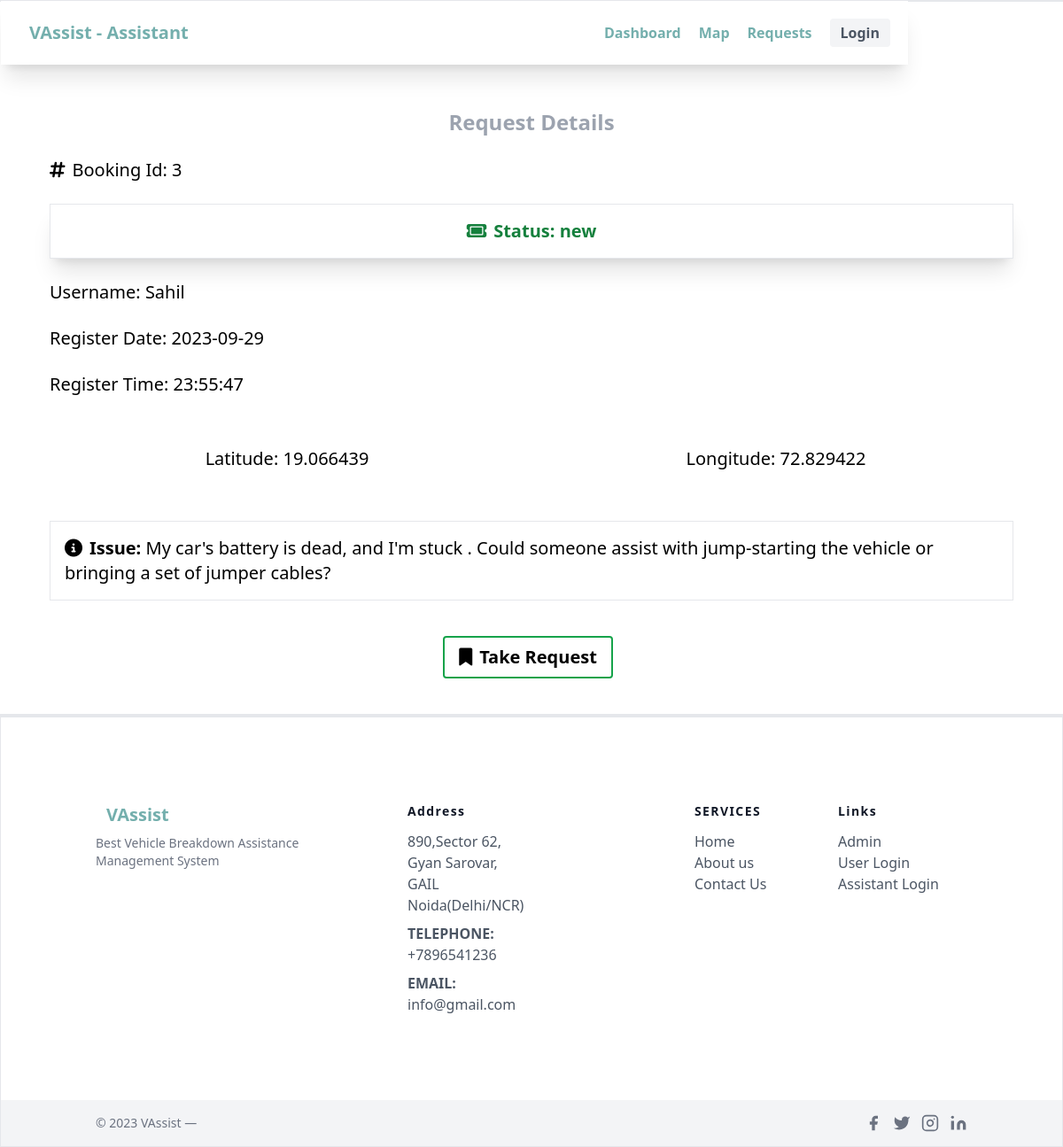
The page /bookingreq/3/ on the database its author committed.
### vaapp/models.py (models this page shows, shortened)
class bookingreq(models.Model):
    Booking_id = models.AutoField(primary_key=True)
    U_id = models.IntegerField(default=0)
    username = models.CharField(max_length=100, default="")
    locationlat = models.CharField(max_length=100, default="")
    locationlong = models.CharField(max_length=100, default="")
    state = models.CharField(max_length=100, default="")
    message = models.CharField(max_length=500, default="")
    bookdate = models.CharField(max_length=15, default="")
    booktime = models.CharField(max_length=15, default="")
    assistedbyAss_id = models.IntegerField(default=0)
    status = models.CharField(max_length=15, default="") # status = new / active / done

### vaapp/views.py (the view)
# urls.py: path('bookingreq/<int:booking_id>/', views.booking_request, name='booking_request'),
def booking_request(request, booking_id):
    print("booking_id: ", booking_id)
    request_details = bookingreq.objects.filter(Booking_id=booking_id).first()
    return render(request, 'assistant/booking_request.html', {'request_details': request_details})

### vaapp/templates/assistant/booking_request.html (shortened to what this page needs)
{% extends 'assistant/assbase.html' %} {% block title %}VAssist | Booking Request {{ booking_id }}{% endblock %}
<div>{% block content %} {% load static %}</div>
<div class="mx-4 pt-24">
  <header>
    <h2 class="text-gray-400 text-2xl font-semibold m-6 text-center">Request Details</h2>
  </header>
  <div class=" mx-10">
    <p class="text-xl my-6"><i class="fa-solid fa-hashtag mr-2"></i>Booking Id: {{ request_details.Booking_id }}</p>
    <p class="text-xl my-6 p-4 border shadow-xl text-center text-green-700 font-bold"><i class="fa-solid fa-ticket mr-2"></i>Status: {{ request_details.status }}</p>
    <p class="text-xl my-6">Username: {{ request_details.username }}</p>
    <p class="text-xl my-6">Register Date: {{ request_details.bookdate }}</p>
    <p class="text-xl my-6">Register Time: {{ request_details.booktime }}</p>
    <div class="grid grid-cols-2 gap-4">
      <p class="text-xl my-6 text-center p-2">Latitude: {{ request_details.locationlat }}</p>
      <p class="text-xl my-6 text-center p-2">Longitude: {{ request_details.locationlong }}</p>
    </div>
    <p class="text-xl my-6 p-4 border my-4"><i class="fa-solid fa-circle-info mr-2"></i><b>Issue:</b> {{ request_details.message }}</p>
    <div>
      <form method="post" action="{% url 'take_request' %}">
        <div class="flex justify-center my-10">
            <button type="submit" class="text-xl py-2 px-4 font-bold border border-2 border-green-600 mx-4 rounded px-2 hover:shadow-xl hover:border-gray-700 mr-6"><i class="fa-solid fa-bookmark mr-2"></i>Take Request</button>
        </div>
      </form>
    </div>
  </div>
</div>
{% endblock %}

### rows shown on the page
bookingreq: Booking_id "3", status "new", username "Sahil", bookdate "2023-09-29", booktime "23:55:47", locationlat "19.066439", locationlong "72.829422", message "My car's battery is dead, and I'm stuck . Could someone assist with jump-starting the vehicle or bringing a set of jumper cables?"
